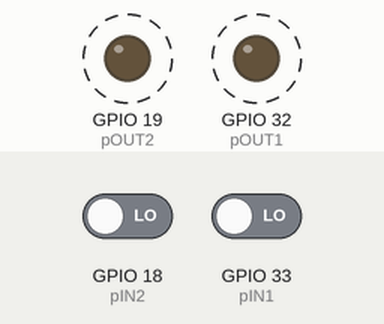
A sketch run on a simulated ESP32. Parts: output pins drawn as LEDs (lit = HIGH). Dashed ring = blinking. The test bench sets the inputs (shaded band); at power-on: GPIO 18 (pIN2) LOW, GPIO 33 (pIN1) LOW. WiFi joins after 1.5 s; servers stay silent unless stated; what the sketch prints to the serial monitor is not drawn.

Above: at 2.2 s.
Timing chart, 0 to 5.8 s (numbered marks = the images above):
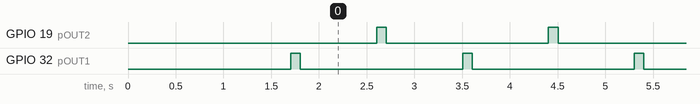

The sketch:

boye.ino
```cpp
// MASTER ESP32 BOYE

#define pOUT1 32
#define pIN1 33
#define pOUT2 19
#define pIN2 18

#define RATE 100
#define timeoutMillis 20000

#include <WiFi.h>

char ssid[] = "boye";
char pass[] = "roottoor";
char addr[] = "192.168.137.1";
int port = 5000;
WiFiClient client;

bool moduleConnected[2] = {false, false};
int numModules = 2; // Length of moduleConnected
int numVariables[2] = {0, 0}; // Number of variables for each module connected
String varNames[2][2];
int values[2]; // The values to broadcast

byte rConn = 0xA0; // Command to request connection
byte rValues = 0xB1; // Command to request value

unsigned long tsLastCheck[] = {0, 0}; //timestamp of the last time module said hi

void setup() {
  // put your setup code here, to run once:
  pinMode(pOUT1, OUTPUT);
  pinMode(pIN1, INPUT_PULLDOWN);
  pinMode(pOUT2, OUTPUT);
  pinMode(pIN2, INPUT_PULLDOWN);

  Serial.begin(9600);
  Serial.println("");
  Serial.println("Boye started...");

  Serial.print("Connecting to WiFi");
  WiFi.begin(ssid, pass);

  while(WiFi.status() != WL_CONNECTED)
  {
    Serial.print(".");
    delay(500);
  }
  Serial.println("");
  Serial.println("Connected to the WiFi network");

  Serial.println("Connecting to the server...");
  client.connect(addr, port);
  Serial.println("Connected to the server");
}


void loop() {

  for(int m = 0; m < numModules; m++)
  {
    values[m] = readByte(m);
    Serial.println(values[m]);
    client.write( (byte) values[m]);
  }
}


// BOYE-INTERFACE
void writeByte(byte B, int m)
{
  bool writeBitArray[8];
  byteToBool8(B, writeBitArray);
  for(int i = 7; i >= 0; i--)
  {
    delay(RATE);
    if(m == 0)
    {
      digitalWrite(pOUT1, writeBitArray[i]);
    }
    else if(m == 1)
    {
      digitalWrite(pOUT2, writeBitArray[i]);
    }
  }
}

byte readByte(int m)
{
  bool bitList[8];

  if(m == 0)
  {
    digitalWrite(pOUT1, HIGH);
    delay(RATE);
    digitalWrite(pOUT1, LOW);

    for(int i = 0; i < 8; i++)
    {
      delay(RATE);

      bitList[i] = digitalRead(pIN1);

    }

    return bool8toByte(bitList);
  }
  else if(m == 1)
  {
    digitalWrite(pOUT2, HIGH);
    delay(RATE);
    digitalWrite(pOUT2, LOW);

    for(int i = 0; i < 8; i++)
    {
      delay(RATE);

      bitList[i] = digitalRead(pIN2);

    }

    return bool8toByte(bitList);
  }
}

byte bool8toByte(bool bitArray[])
{
  int tall = 0;
  for(int i = 7; i >= 0; i--)
  {
    if(bitArray[i])
    {
      tall += pow(2, i);
    }
  }

  return tall;
}

void byteToBool8(byte B, bool bitArray[8])
{
  //byte Byten = B;
  for(int b = 0; b < 8; b++)
  {
    int t = B / pow(2, 7-b);
    //Serial.print("Tallet t: ");
    //Serial.println(t);

    bitArray[b] = t;
    B -= t*pow(2, 7-b);
  }
}

/* Boye spesific functions

void requestValue(int m)
{
  if(m == 0)
  {
    //Serial.print(".");
    if(digitalRead(pIN1) == HIGH)
    {
      delay(RATE*1.5);
      if(digitalRead(pIN1) == LOW)
      {
        writeByte(rValues, m);

        for(int j = 0; j < numVariables[m]; j++)
        {
          Serial.print(numVariables[m]);
          values[m][j] = readByte(m);
          Serial.print("value : ");
          //Serial.print(values[0][0], HEX);
          Serial.println(values[m][j], HEX);
        }
        sendValuesToServer();
        tsLastCheck[m] = millis();
      }
      else
      {

      }
    }
  }
  else if(m == 1)
  {
    //Serial.print(".");
    if(digitalRead(pIN2) == HIGH)
    {
      delay(RATE*1.5);
      if(digitalRead(pIN2) == LOW)
      {
        writeByte(rValues, m);

        for(int j = 0; j < numVariables[0]; j++)
        {
          values[m][j] = readByte(m);
        }
        Serial.print("value : ");
        //Serial.print(values[0][0], HEX);
        Serial.println(values[0][0], HEX);
        sendValuesToServer();
        tsLastCheck[m] = millis();
      }
      else
      {

      }
    }
  }
}

void connectModule(int m) // m : module nr.
{
  if(m == 0)
  {
    if(digitalRead(pIN1) == HIGH)
    {
      delay(RATE*1.5);
      if(digitalRead(pIN1) == LOW)
      {
        // Connected module has been recognized
        // Start by requesting number of variables
        writeByte(rConn, m);
        Serial.println("Requesting connection...");

        // Retrieve number of variables
        numVariables[m] = readByte(m);
        Serial.print("Retrieved: Number of variables: ");
        Serial.println(numVariables[m]);

        // Request the variable names
        for(int n = 0; n < numVariables[m]; n++)
        {
          // After number of variables has been retrieved, there will be a byte retrieved for the length of the variable name
          int lenVarName = readByte(m);
          Serial.print("Length of variable: ");
          Serial.println(lenVarName);
          for(int ch = 0; ch < lenVarName; ch++)
          {
            varNames[m][n] += (char)readByte(m);
            //Serial.println((char)readByte());
          }
          Serial.println(varNames[m][n]);
        }

        // Connection established, set moduleConnected -> true
        moduleConnected[m] = true;
        tsLastCheck[m] = millis();
      }
    }
  }
  else if(m == 1)
  {
    if(digitalRead(pIN2) == HIGH)
    {
      delay(RATE*1.5);
      if(digitalRead(pIN2) == LOW)
      {
        // Connected module has been recognized
        // Start by requesting number of variables
        writeByte(rConn, m);
        Serial.println("Requesting connection...");

        // Retrieve number of variables
        numVariables[m] = readByte(m);
        Serial.print("Retrieved: Number of variables: ");
        Serial.println(numVariables[m]);

        // Request the variable names
        for(int n = 0; n < numVariables[m]; n++)
        {
          // After number of variables has been retrieved, there will be a byte retrieved for the length of the variable name
          int lenVarName = readByte(m);
          Serial.print("Length of variable: ");
          Serial.println(lenVarName);
          for(int ch = 0; ch < lenVarName; ch++)
          {
            varNames[m][n] += (char)readByte(m);
            //Serial.println((char)readByte());
          }
          Serial.println(varNames[m][n]);
        }

        // Connection established, set moduleConnected -> true
        moduleConnected[m] = true;
        tsLastCheck[m] = millis();
      }
    }
  }
}

void sendValuesToServer()
{
  client.write( (byte) values[0][0]);
  client.write( (byte) values[0][1]);
  client.write( (byte) values[1][0]);
  client.write( (byte) values[1][1]);
}
*/
```

Measured:
- by itself, GPIO 19 (pOUT2), GPIO 32 (pOUT1): alternates HIGH for 0.10 s and LOW for 1.7 s
- by itself, everything shown: repeats every 1.8 s, in 4 steps
